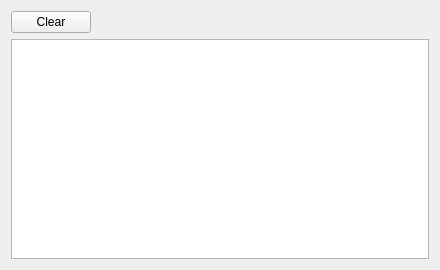
<?xml version="1.0" encoding="UTF-8"?>
<ui version="4.0">
 <class>TabLog</class>
 <widget class="QWidget" name="TabLog">
  <property name="geometry">
   <rect>
    <x>0</x>
    <y>0</y>
    <width>440</width>
    <height>270</height>
   </rect>
  </property>
  <property name="windowTitle">
   <string>Form</string>
  </property>
  <layout class="QVBoxLayout" name="verticalLayout">
   <item>
    <layout class="QHBoxLayout" name="horizontalLayout">
     <item>
      <widget class="QPushButton" name="buttonClear">
       <property name="text">
        <string>Clear</string>
       </property>
       <property name="icon">
        <iconset resource="resources.qrc">
         <normaloff>:/icons/trash.svg</normaloff>:/icons/trash.svg</iconset>
       </property>
       <property name="iconSize">
        <size>
         <width>20</width>
         <height>20</height>
        </size>
       </property>
      </widget>
     </item>
     <item>
      <spacer name="horizontalSpacer">
       <property name="orientation">
        <enum>Qt::Horizontal</enum>
       </property>
       <property name="sizeHint" stdset="0">
        <size>
         <width>40</width>
         <height>20</height>
        </size>
       </property>
      </spacer>
     </item>
    </layout>
   </item>
   <item>
    <widget class="QPlainTextEdit" name="plainTextEdit">
     <property name="lineWrapMode">
      <enum>QPlainTextEdit::NoWrap</enum>
     </property>
     <property name="readOnly">
      <bool>true</bool>
     </property>
    </widget>
   </item>
  </layout>
 </widget>
 <tabstops>
  <tabstop>buttonClear</tabstop>
  <tabstop>plainTextEdit</tabstop>
 </tabstops>
 <resources>
  <include location="resources.qrc"/>
 </resources>
 <connections/>
</ui>
